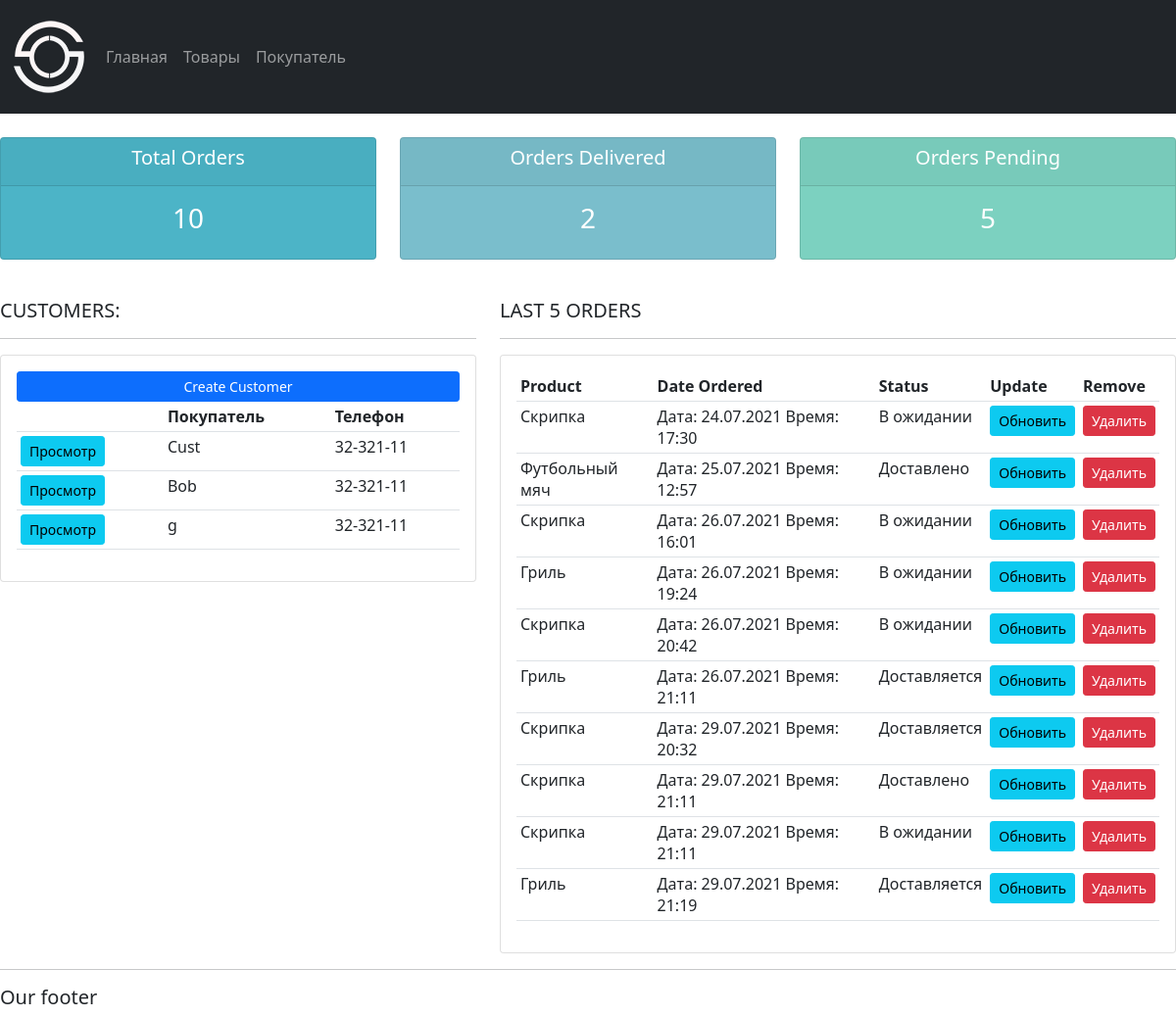
Before: / with the older database file.
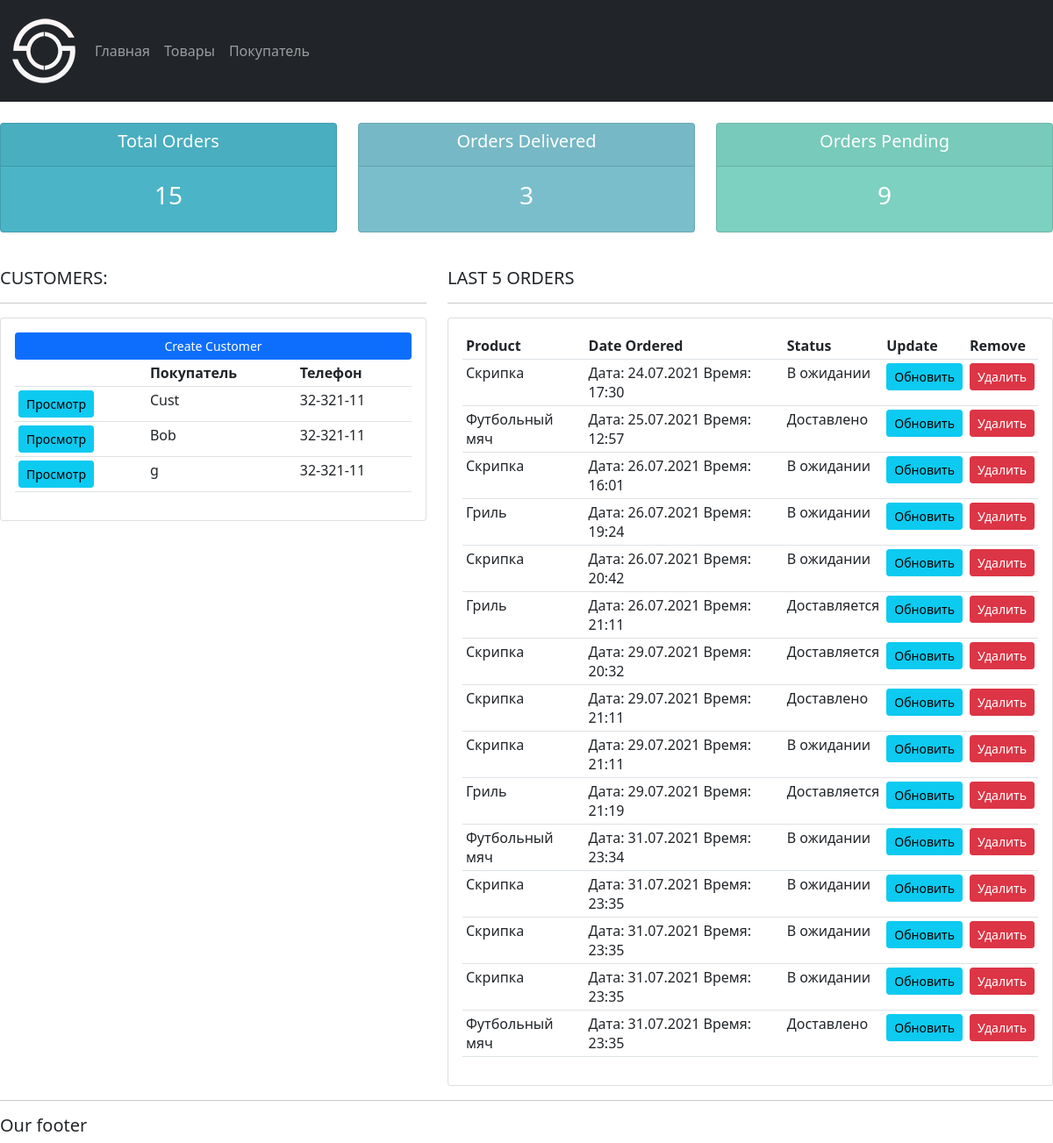
After: the same page with the newer database file.
### accounts/models.py (models this page shows, shortened)
class Customer(models.Model):
    name = models.CharField(max_length=150, null=True)
    phone = models.CharField(max_length=150, null=True)
    email = models.CharField(max_length=150, null=True)
    date_created = models.DateTimeField(auto_now_add=True, null=True)

class Order(models.Model):
    STATUS = (
        ('Pending', 'В ожидании'),
        ('Out for delivery', 'Доставляется'),
        ('Delivered', 'Доставлено'),
    )
    customer = models.ForeignKey(Customer, null=True, on_delete=models.SET_NULL)
    product = models.ForeignKey(Product, null=True, on_delete=models.SET_NULL)
    date_created = models.DateTimeField(auto_now_add=True, null=True)
    status = models.CharField(max_length=150, choices=STATUS)
    note = models.CharField(max_length=1000, null=True)

class Product(models.Model):
    CATEGORY = (
        ('Indoor', 'В дом'),
        ('Out door', 'Не в дом'),
    )
    name = models.CharField(max_length=150)
    price = models.FloatField(null=True)
    category = models.CharField(max_length=150, choices=CATEGORY)
    description = models.CharField(max_length=150)
    date_created = models.DateTimeField(auto_now_add=True, null=True)
    tags = models.ManyToManyField(Tag)
    def __str__(self):
        return self.name

### accounts/views.py (the view)
# urls.py: path('', views.home, name="home"),
def home(request):
    orders = Order.objects.all()
    customers = Customer.objects.all()
    total_customers = customers.count()
    total_orders = orders.count()
    delivered = orders.filter(status='Delivered').count()
    pending = orders.filter(status='Pending').count()
    context = {
        'orders': orders,
        'customers': customers,
        'total_customers': total_customers,
        'total_orders': total_orders,
        'delivered': delivered,
        'pending': pending
    }
    return render(request, 'accounts/dashboard.html', context)

### accounts/templates/accounts/dashboard.html
{%  extends 'accounts/main.html' %}
{% block content %}
{%  include 'accounts/status.html' %}
<br>
<div class="row">
	<div class="col-md-5">
		<h5>CUSTOMERS:</h5>
		<hr>
		<div class="card card-body">
			<a class="btn btn-primary  btn-sm btn-block" href="">Create Customer</a>
			<table class="table table-sm">
				<tr>
					<th></th>
					<th>Покупатель</th>
					<th>Телефон</th>
				</tr>
				{% for customer in customers %}
					<tr>
						<td><a class="btn btn-sm btn-info" href="{% url 'customer' customer.id%}">Просмотр</a></td>
						<td>{{customer.name}}</td>
						<td>{{customer.phone}}</td>
					</tr>
				{% endfor %}
			</table>
		</div>
	</div>
	<div class="col-md-7">
		<h5>LAST 5 ORDERS</h5>
		<hr>
		<div class="card card-body">
			<table class="table table-sm">
				<tr>
					<th>Product</th>
					<th>Date Ordered</th>
					<th>Status</th>
					<th>Update</th>
					<th>Remove</th>
				</tr>
				{% for order in orders %}
					<tr>
						<td>{{order.product}}</td>
						<td>{{order.date_created|date:"Дата: d.m.Y  Время: H:i"}}</td>
						<td>{{order.get_status_display}}</td>
						<td><a class="btn btn-sm btn-info" href="{% url 'update_order' order.id %}">Обновить</a></td>
						<td><a class="btn btn-sm btn-danger" href="{% url 'delete_order' order.id %}">Удалить</a></td>
					</tr>
				{% endfor %}
			</table>
		</div>
	</div>
</div>
{% endblock %}

### accounts/templates/accounts/main.html (shortened to what this page needs)
{% load static %}
<html lang="en">
<head>
    <link rel="stylesheet" type="text/css" href="{% static '/css/main.css'%}">
    <link href="https://cdn.jsdelivr.net/npm/bootstrap@5.0.2/dist/css/bootstrap.min.css" rel="stylesheet"
>
</head>
<body>
{% include 'accounts/navbar.html' %}
{% block content %}
{% endblock %}
<hr>
<h5>Our footer</h5>
</body>
</html>

### accounts/templates/accounts/navbar.html (shortened to what this page needs)
{% load static %}
<nav class="navbar navbar-expand-lg navbar-dark bg-dark">
  <img src="{% static 'images/logo.png'%}">
  <div class="collapse navbar-collapse" id="navbarNav">
    <ul class="navbar-nav">
      <li class="nav-item active">
        <a class="nav-link" href="#">Главная</a>
      </li>
      <li class="nav-item">
        <a class="nav-link" href="#">Товары</a>
      </li>
      <li class="nav-item">
        <a class="nav-link" href="#">Покупатель</a>
      </li>
    </ul>
  </div>
</nav>

### accounts/templates/accounts/status.html
<br>
<div class="row">
	<div class="col">
		<div class="col-md">
			<div class="card text-center text-white  mb-3" id="total-orders">
			  	<div class="card-header">
			  		<h5 class="card-title">Total Orders</h5>
			  	</div>
			  	<div class="card-body">
			    	<h3 class="card-title">{{total_orders}}</h3>
			  	</div>
			</div>
		</div>
	</div>
	<div class="col">
		<div class="col-md">
			<div class="card text-center text-white  mb-3" id="orders-delivered">
			  	<div class="card-header">
			  		<h5 class="card-title">Orders Delivered</h5>
			  	</div>
			  	<div class="card-body">
			    	<h3 class="card-title">{{delivered}}</h3>
			  	</div>
			</div>
		</div>
	</div>
	<div class="col">
		<div class="col-md">
			<div class="card text-center text-white  mb-3" id="orders-pending">
			  	<div class="card-header">
			  		<h5 class="card-title">Orders Pending</h5>
			  	</div>
			  	<div class="card-body">
			    	<h3 class="card-title">{{pending}}</h3>
			  	</div>
			</div>
		</div>
	</div>
</div>

### static/css/main.css (style rules this page uses)
#total-orders { background-color: #4cb4c7; }
#orders-delivered { background-color: #7abecc; }
#orders-pending { background-color: #7CD1C0; }

Changed rows visible on the page:
added Order: product "Футбольный мяч", date_created "Дата: 31.07.2021 Время: 23:34", status "В ожидании"
added Order: product "Скрипка", date_created "Дата: 31.07.2021 Время: 23:35", status "В ожидании"
added Order: product "Скрипка", date_created "Дата: 31.07.2021 Время: 23:35", status "В ожидании"
added Order: product "Скрипка", date_created "Дата: 31.07.2021 Время: 23:35", status "В ожидании"
added Order: product "Футбольный мяч", date_created "Дата: 31.07.2021 Время: 23:35", status "Доставлено"
Other visible differences:
{{ total_orders }}: "10" → "15"
{{ delivered }}: "2" → "3"
{{ pending }}: "5" → "9"
